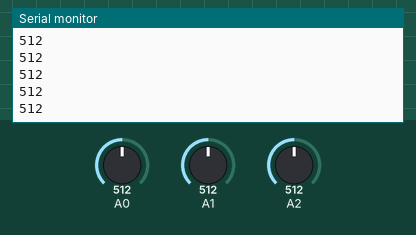
This sketch was run on a simulated Arduino Uno, built with avr-gcc and run on an emulated ATmega328P. Shown: the last lines printed to the serial monitor. The test bench sets the inputs (shaded band); at power-on: A0 = 512, A1 = 512, A2 = 512.

Above: at 1.2 s.
1.3 s: A0 set to 716
At 2.0 s:
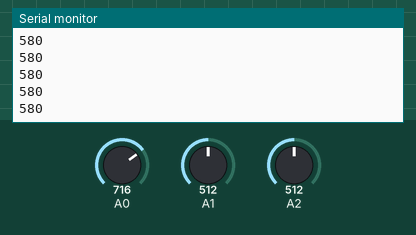
2.8 s: A1 set to 716
At 3.8 s:
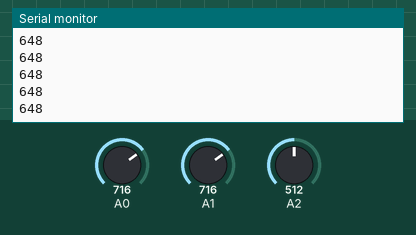
4.3 s: A2 set to 716
At 4.9 s:
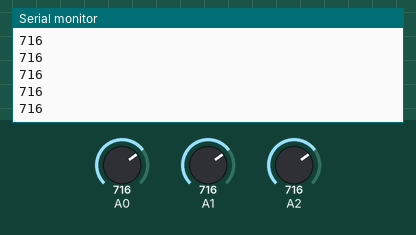
5.8 s: A0 set to 900
At 6.4 s:
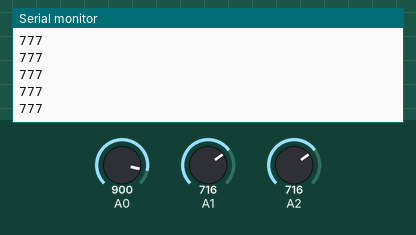
7.3 s: A1 set to 900
At 8.1 s:
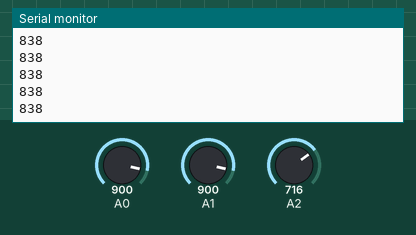
8.8 s: A2 set to 900
At 9.5 s:
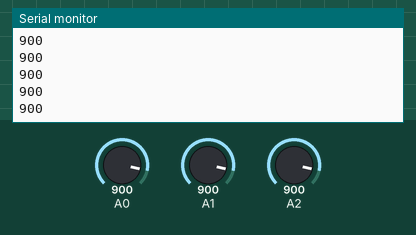
Timing chart, 0 to 11.3 s (numbered marks = the images above; inputs shaded):
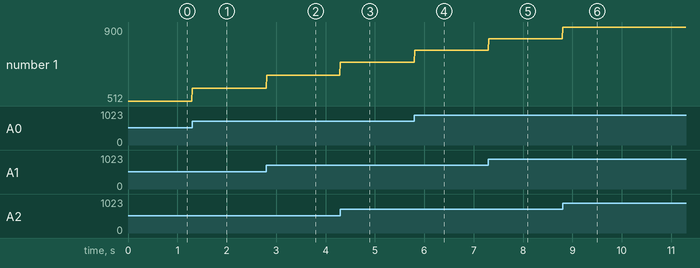

The sketch:

AR-02_Line_Following_Array.ino
```cpp
int serialData0, serialData1, serialData2, sens;
void setup() {
  // put your setup code here, to run once:
  Serial.begin(9600);
}
void Print(int sens1, int sens2, int sens3){
  sens = (sens1 + sens2 + sens3) / 3;
  Serial.println(sens);
}
void loop() {
  // put your main code here, to run repeatedly:
 serialData0 = analogRead(A0);
 //delay(10);
 serialData1 = analogRead(A1);
 //delay(10);
 serialData2 = analogRead(A2);
 Print(serialData0, serialData1, serialData2);
 delay(10);
}
```

Measured:
- after the input at 1.3 s, the serial monitor: prints a new line at once (image 1)
- after the input at 2.8 s, the serial monitor: prints a new line at once (image 2)
- after the input at 4.3 s, the serial monitor: prints a new line at once (image 3)
- after the input at 5.8 s, the serial monitor: prints a new line at once (image 4)
- after the input at 7.3 s, the serial monitor: prints a new line at once (image 5)
- after the input at 8.8 s, the serial monitor: prints a new line at once (image 6)
- plotted number 1: 512 → 580 after the input at 1.3 s, 580 → 648 after the input at 2.8 s, 648 → 716 after the input at 4.3 s, 716 → 777 after the input at 5.8 s, 777 → 838 after the input at 7.3 s
